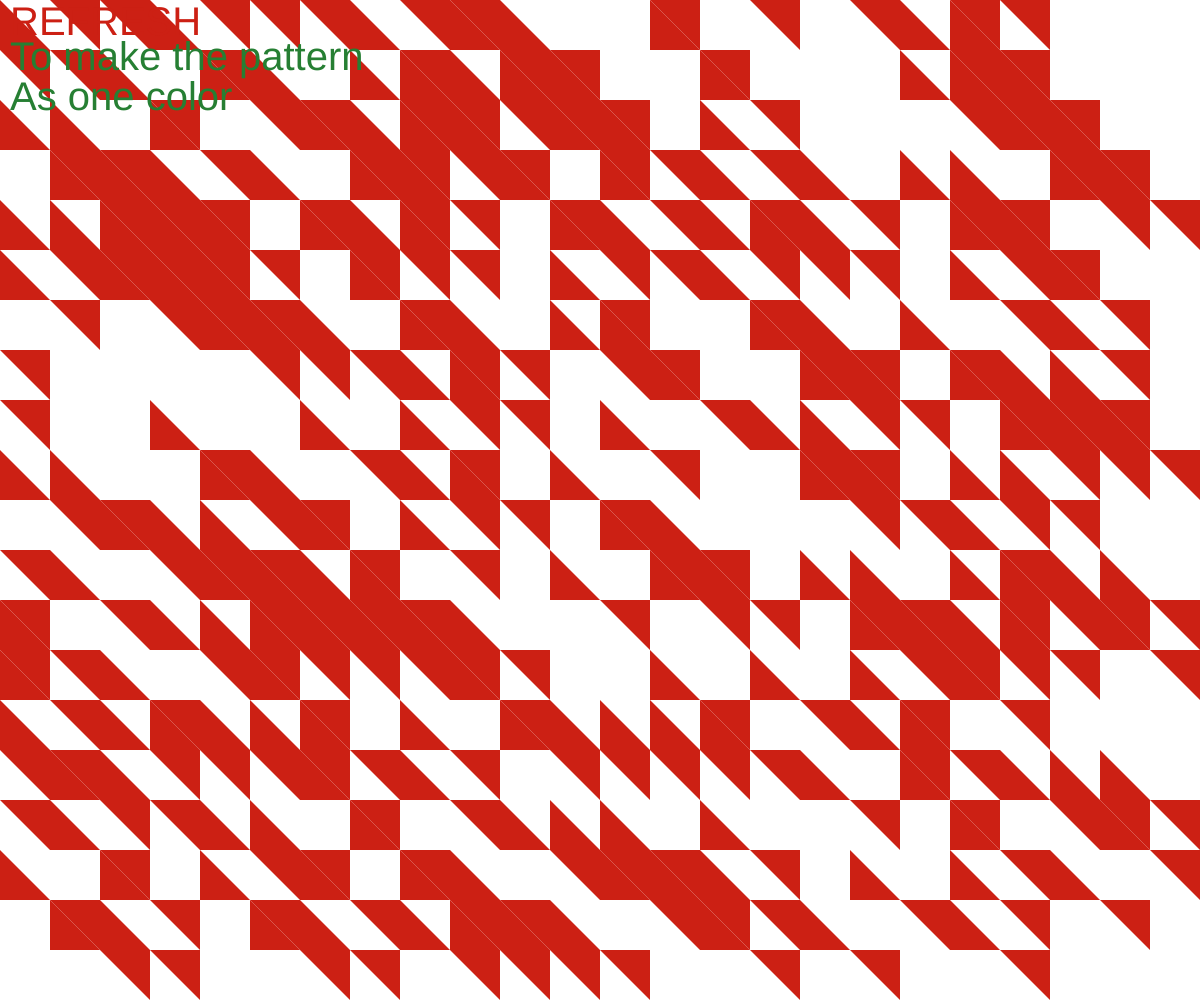
Frame 1 (no input)
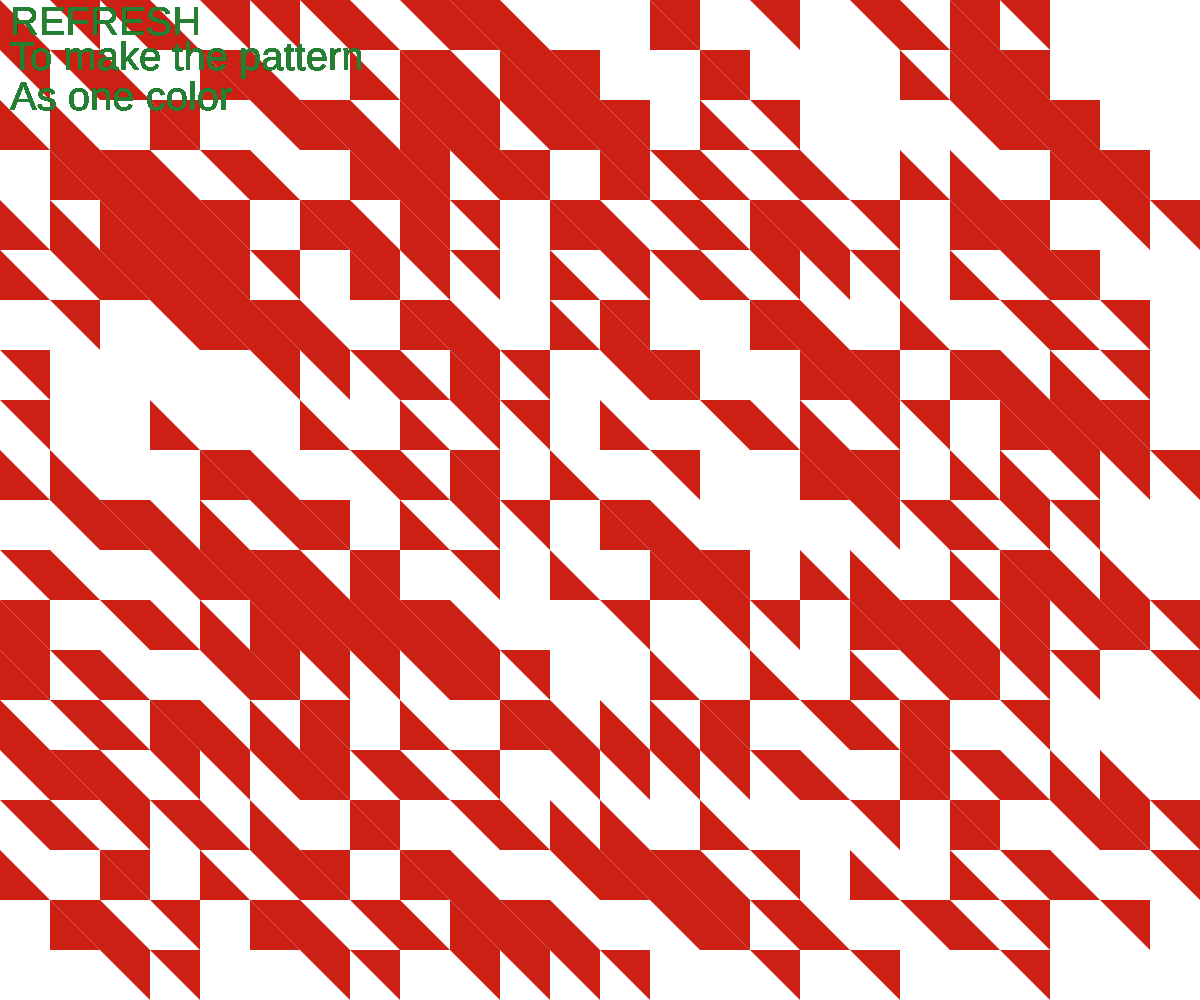
Frame 60 (no input)
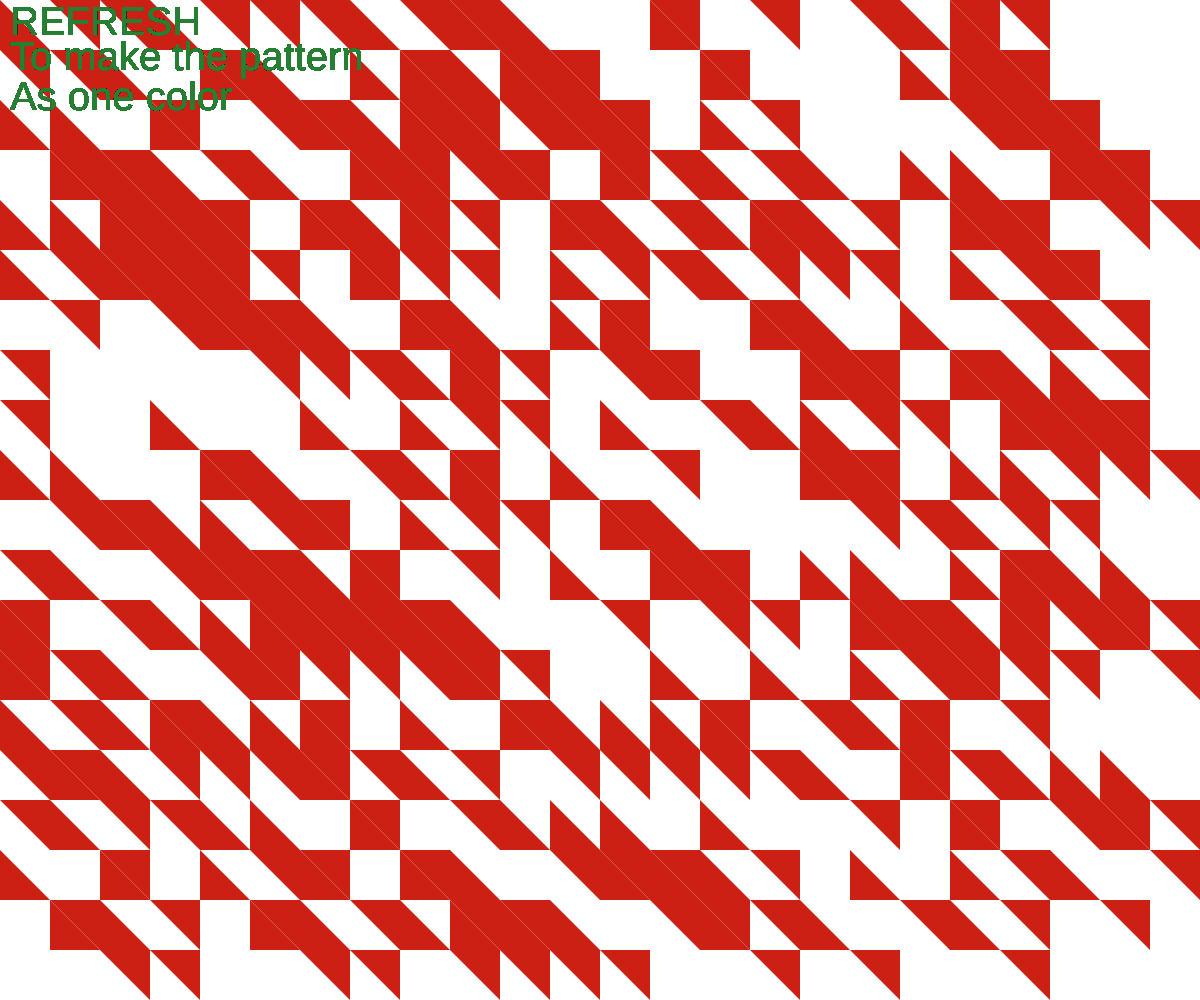
Frame 120 (the mouse pressed at the canvas centre since frame 60)

The p5.js sketch that drew these frames (run headless with seeded random() and noise() and a simulated clock; from frame 60 on, the mouse is pressed at the canvas centre):

// p5.js sketch
// ── sketch.js
function preload() {
  // put preload code here
}
var colorList = ['#1470CC', '#3D6B99', '#00FFF8', '#FF673F', '#CC2014','#4CFF65'];

function setup() {
  // put setup code here
  createCanvas(windowWidth, windowHeight);
  var index = floor(random() * colorList.length);
  var colorHex = colorList[index];
  if (random() < 0.1) {

  background(color(colorHex));} else{
    if(random()<0.5){
    background(0,0,0);
  }else{ background(255,255,255);}}

    for (var x = 0; x < windowWidth; x += 50) {
      for (var y = 0; y < windowHeight; y += 50) {
        if (random() < 0.5) {
          //  for(var x2=50; x2<800; x2+=50){
          noStroke();
          fill(color(colorHex));

        } else {
          fill(color(colorHex));
          triangle(x, y, x + 50, y, x + 50, y + 50);
          triangle(x, y, x - 50, y, x - 50, y - 50);
        }
      }
    }
  }


  function draw() {
    // put drawing code here
    textSize(40);
text('REFRESH ', 10, 35);
fill('#267F33');
text('To make the pattern ',10,70);
fill('#267F33');
text('As one color',10,110);
fill('#267F33');

  }
